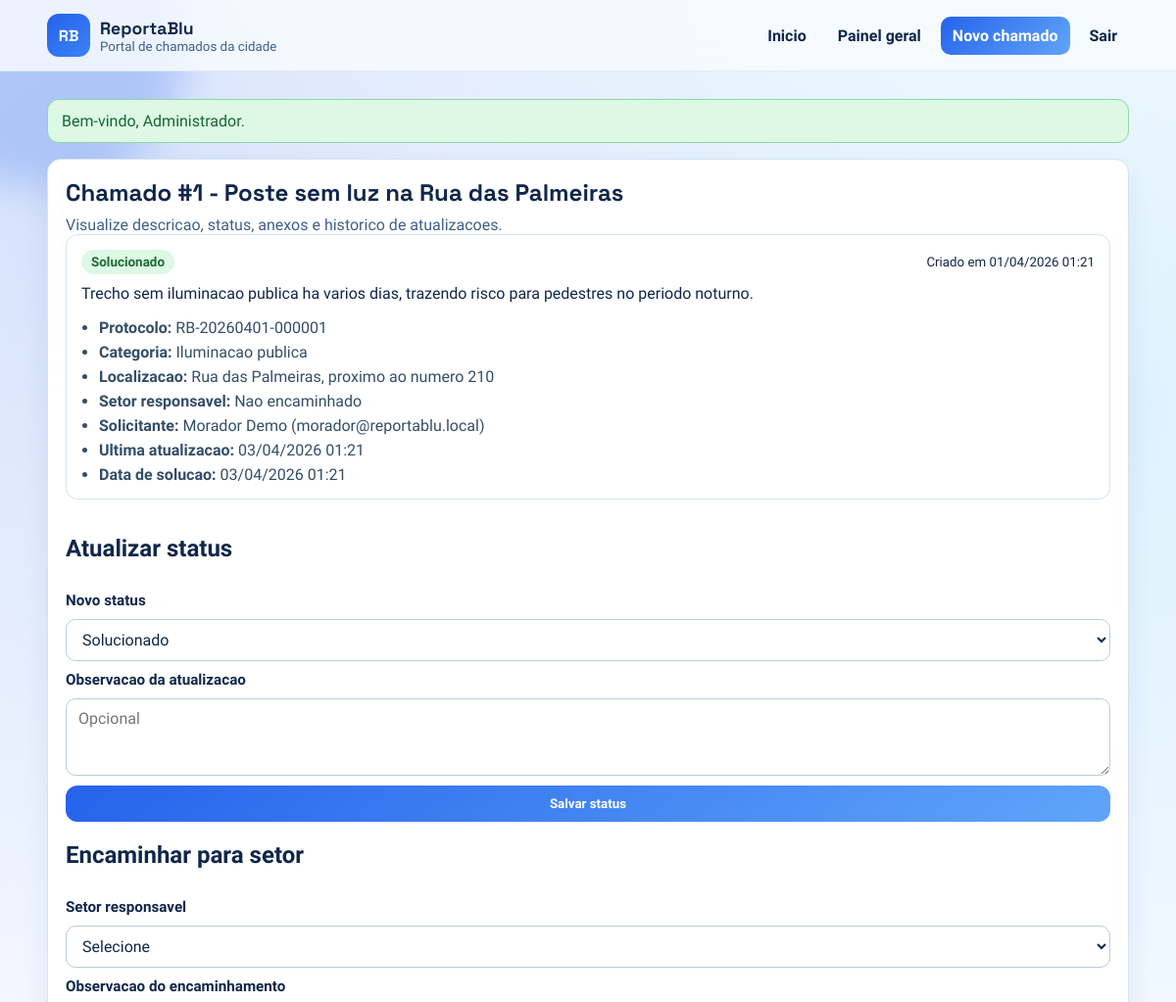
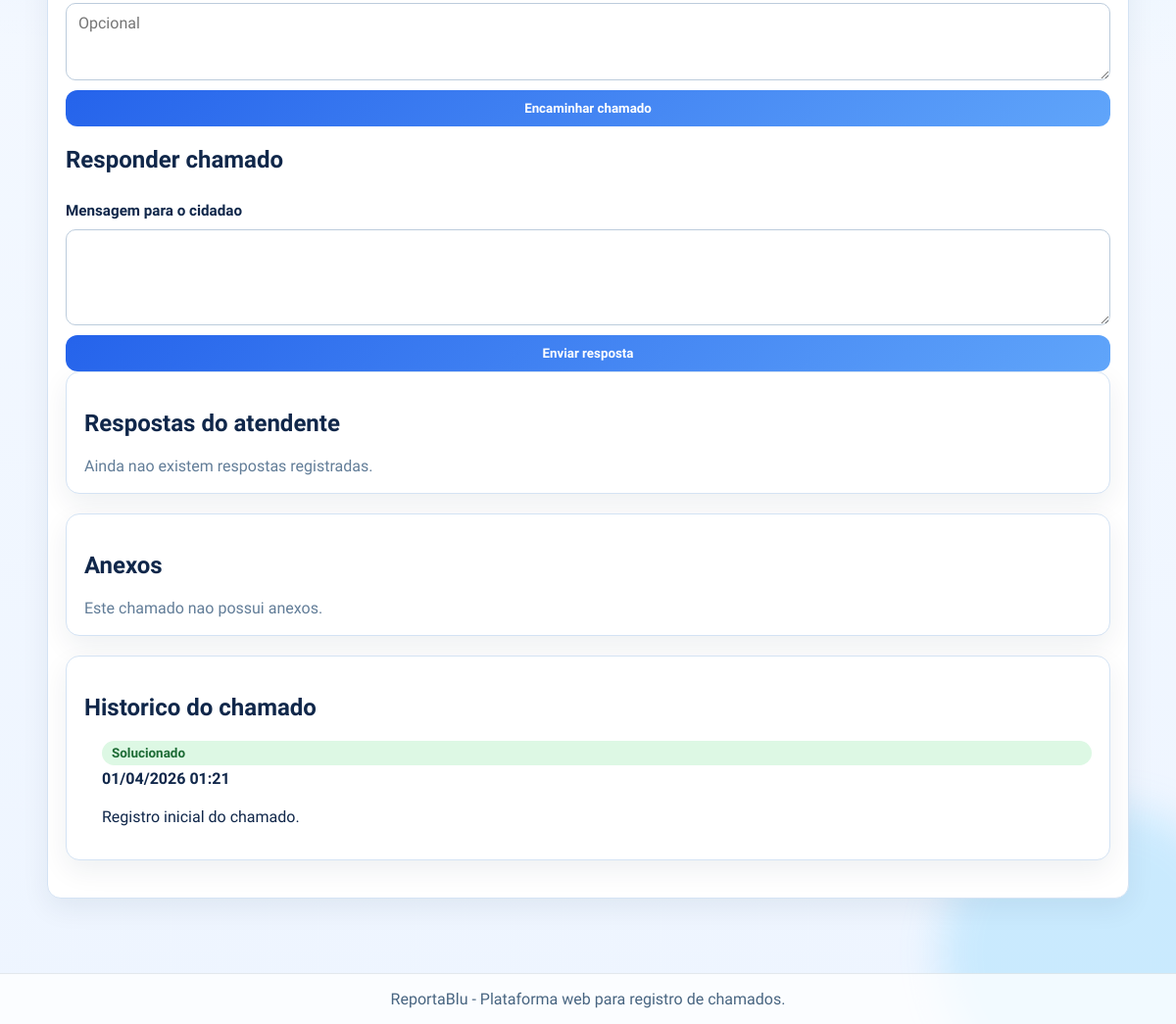
The page /ticket_detail.php?id=1 (signed in) on the database its author committed (2 pictures, top to bottom).
### tables this page shows
CREATE TABLE IF NOT EXISTS tickets (
    id INT UNSIGNED AUTO_INCREMENT PRIMARY KEY,
    user_id INT UNSIGNED NOT NULL,
    category_id INT UNSIGNED NOT NULL,
    titulo VARCHAR(180) NOT NULL,
    descricao TEXT NOT NULL,
    localizacao VARCHAR(255) NOT NULL,
    status ENUM('aberto', 'em_andamento', 'solucionado', 'fechado') NOT NULL DEFAULT 'aberto',
    created_at TIMESTAMP NOT NULL DEFAULT CURRENT_TIMESTAMP,
    updated_at TIMESTAMP NOT NULL DEFAULT CURRENT_TIMESTAMP ON UPDATE CURRENT_TIMESTAMP,
    resolved_at DATETIME NULL,
    CONSTRAINT fk_tickets_user FOREIGN KEY (user_id) REFERENCES users(id) ON DELETE CASCADE,
    CONSTRAINT fk_tickets_category FOREIGN KEY (category_id) REFERENCES categories(id) ON DELETE RESTRICT,
    INDEX idx_tickets_status (status),
    INDEX idx_tickets_created_at (created_at)
);

CREATE TABLE IF NOT EXISTS ticket_protocols (
    id INT UNSIGNED AUTO_INCREMENT PRIMARY KEY,
    ticket_id INT UNSIGNED NOT NULL,
    protocol_code VARCHAR(40) NOT NULL UNIQUE,
    created_at TIMESTAMP NOT NULL DEFAULT CURRENT_TIMESTAMP,
    CONSTRAINT fk_ticket_protocols_ticket FOREIGN KEY (ticket_id) REFERENCES tickets(id) ON DELETE CASCADE,
    UNIQUE KEY uq_ticket_protocols_ticket (ticket_id)
);

CREATE TABLE IF NOT EXISTS categories (
    id INT UNSIGNED AUTO_INCREMENT PRIMARY KEY,
    nome VARCHAR(100) NOT NULL UNIQUE,
    created_at TIMESTAMP NOT NULL DEFAULT CURRENT_TIMESTAMP
);

CREATE TABLE IF NOT EXISTS users (
    id INT UNSIGNED AUTO_INCREMENT PRIMARY KEY,
    nome VARCHAR(120) NOT NULL,
    email VARCHAR(160) NOT NULL UNIQUE,
    password_hash VARCHAR(255) NOT NULL,
    role ENUM('morador', 'admin') NOT NULL DEFAULT 'morador',
    created_at TIMESTAMP NOT NULL DEFAULT CURRENT_TIMESTAMP
);

CREATE TABLE IF NOT EXISTS ticket_status_history (
    id INT UNSIGNED AUTO_INCREMENT PRIMARY KEY,
    ticket_id INT UNSIGNED NOT NULL,
    status ENUM('aberto', 'em_andamento', 'solucionado', 'fechado') NOT NULL,
    note VARCHAR(255) NULL,
    created_at TIMESTAMP NOT NULL DEFAULT CURRENT_TIMESTAMP,
    CONSTRAINT fk_ticket_status_history_ticket FOREIGN KEY (ticket_id) REFERENCES tickets(id) ON DELETE CASCADE,
    INDEX idx_ticket_status_history_ticket (ticket_id),
    INDEX idx_ticket_status_history_created (created_at)
);

### ticket_detail.php (the view, shortened to what the rows shown need)
<?php
require_once __DIR__ . '/includes/layout.php';
$ticketFacade = \ReportaBlu\Application\AppFactory::ticketFacade(db(), __DIR__);
$ticketId = (int) ($_GET['id'] ?? 0);
$detailData = $ticketFacade->ticketDetail($ticketId, currentUserId(), isAdmin());
$ticket = $detailData['ticket'];
$historyItems = $detailData['history'];
$assignment = $detailData['assignment'];
?>
<section class="panel">
    <div class="section-head">
        <h1>Chamado #<?= (int) $ticket['id'] ?> - <?= h((string) $ticket['titulo']) ?></h1>
        <p>Visualize descricao, status, anexos e historico de atualizacoes.</p>
    </div>
    <div class="ticket-card detail-card">
        <div class="card-top">
            <span class="status-badge <?= h(statusClass((string) $ticket['status'])) ?>">
                <?= h(statusLabel((string) $ticket['status'])) ?>
            </span>
            <small>Criado em <?= formatDateTime((string) $ticket['created_at']) ?></small>
        </div>
        <p><?= nl2br(h((string) $ticket['descricao'])) ?></p>
        <ul class="meta-list">
            <li><strong>Protocolo:</strong> <?= h((string) ($ticket['protocol_code'] ?? '-')) ?></li>
            <li><strong>Categoria:</strong> <?= h((string) $ticket['categoria']) ?></li>
            <li><strong>Localizacao:</strong> <?= h((string) $ticket['localizacao']) ?></li>
            <li><strong>Setor responsavel:</strong> <?= $assignment ? h(departmentLabel((string) $assignment['department'])) : 'Nao encaminhado' ?></li>
            <li><strong>Solicitante:</strong> <?= h((string) $ticket['solicitante']) ?> (<?= h((string) $ticket['solicitante_email']) ?>)</li>
            <li><strong>Ultima atualizacao:</strong> <?= formatDateTime((string) $ticket['updated_at']) ?></li>
            <li><strong>Data de solucao:</strong> <?= formatDateTime((string) $ticket['resolved_at']) ?></li>
        </ul>
    </div>
    <?php if (isAdmin()): ?>
        <form class="form-grid status-form" method="post" action="ticket_detail.php?id=<?= (int) $ticket['id'] ?>" data-status-form>
            <h2>Atualizar status</h2>
        </form>
        <form class="form-grid status-form" method="post" action="ticket_detail.php?id=<?= (int) $ticket['id'] ?>">
            <h2>Encaminhar para setor</h2>
        </form>
        <form class="form-grid status-form" method="post" action="ticket_detail.php?id=<?= (int) $ticket['id'] ?>">
            <h2>Responder chamado</h2>
        </form>
    <?php endif; ?>
    <section class="panel">
        <h2>Respostas do atendente</h2>
    </section>
    <section class="panel">
        <h2>Anexos</h2>
    </section>
    <section class="panel">
        <h2>Historico do chamado</h2>
        <?php if (count($historyItems) > 0): ?>
            <ul class="history-list">
                <?php foreach ($historyItems as $historyItem): ?>
                    <li>
                        <span class="status-badge <?= h(statusClass((string) $historyItem['status'])) ?>">
                            <?= h(statusLabel((string) $historyItem['status'])) ?>
                        </span>
                        <strong><?= formatDateTime((string) $historyItem['created_at']) ?></strong>
                        <p><?= h((string) $historyItem['note']) ?></p>
                    </li>
                <?php endforeach; ?>
            </ul>
        <?php endif; ?>
    </section>
</section>

### rows shown on the page
tickets: id "1", titulo "Poste sem luz na Rua das Palmeiras", status "Solucionado", created_at "01/04/2026 01:21", descricao "Trecho sem iluminacao publica ha varios dias, trazendo risco para pedestres no periodo noturno.", ticket_protocols.protocol_code "RB-20260401-000001", category.nome "Iluminacao publica", localizacao "Rua das Palmeiras, proximo ao numero 210", user.nome "Morador Demo", user.email "morador@reportablu.local", updated_at "03/04/2026 01:21", resolved_at "03/04/2026 01:21"
ticket_status_history: status "Solucionado", created_at "01/04/2026 01:21", note "Registro inicial do chamado."

### other values the page prints
$appName "ReportaBlu"
$flash['message'] "Bem-vindo, Administrador."
form field status "Solucionado"
